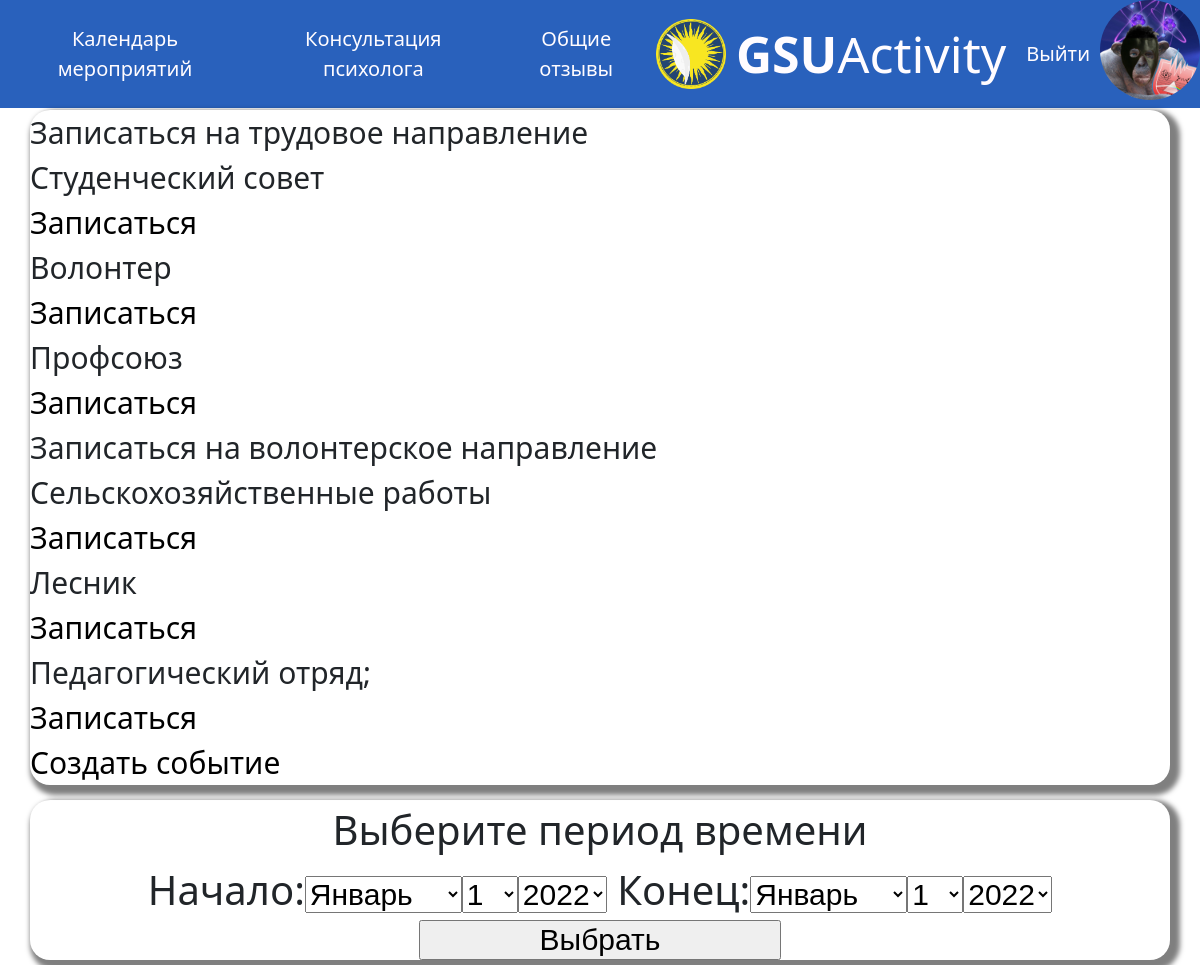
Page /trud/ (signed in) on the committed database.
### news/models.py (models this page shows)
class AdvUser(AbstractUser):
    fac = (
        ('bio','Биологический факультет'),
        ('geo','Геолого-географический факультет'),
        ('ist','Факультет истории и межкультурных коммуникаций'),
        ('in','Факультет иностранных языков'),
        ('mat','Факультет математитики и ТП'),
        ('psi','Факультет психологии и педагогики'),
        ('fiz','Факультет физики и ИТ'),
        ('ffk','Факультет физической культуры'),
        ('fil','Филологический факультет'),
        ('eko','Экономический факультет'),
        ('yr','Юридичесий факультет'),
        )
    is_activated = models.BooleanField(default=True, db_index=True,verbose_name='Прошел активацию')
    avatar = models.ImageField(null=True, blank=True, upload_to="image/profile/",verbose_name='Аватарка')
    phone_num = models.CharField(unique = True, null = True, blank = False, max_length=13,verbose_name='Номер телефона')
    faculty = models.CharField(null = True, blank =False,choices=fac,max_length=50,verbose_name='Факультет')
    group = models.CharField(null = True, blank = False,max_length=10,verbose_name='Группа')
    class Meta(AbstractUser.Meta):
        pass

class Trud(models.Model):
    name = models.CharField(max_length=30,verbose_name='Название')
    otobr = models.BooleanField(default=False, db_index=True,verbose_name='Отображение')
    class Meta:
        verbose_name_plural = 'Трудовые направления'
        verbose_name = 'Трудовое направление'

class Volant(models.Model):
    name = models.CharField(max_length=30,verbose_name='Название')
    otobr = models.BooleanField(default=False, db_index=True,verbose_name='Отображение')
    class Meta:
        verbose_name_plural = 'Волонтерские направления'
        verbose_name = 'Волонтерское направление'

### news/views.py (the view)
# urls.py: path('trud/', trud, name='trud'),
def trud(request):
    weekd=datetime.today().isocalendar()[1]
    posts = Post.objects.filter(eventdate__week=weekd)
    truds = Trud.objects.filter(otobr=True)
    volonts = Volant.objects.filter(otobr=True)
    your_zapisi = Post.objects.filter(zapis=request.user.id)
    if request.method == 'POST':
    	form = Index(request.POST)
    	if form.is_valid():
    		nach = form.cleaned_data['Начало']
    		con = form.cleaned_data['Конец']
    		posts = Post.objects.filter(eventdate__range=(nach,con))
    else:
    	form = Index()
    return render(request, 'news/trud.html', {'posts': posts,'your_zapisi':your_zapisi,'truds':truds,'volonts': volonts,'form':form})

### news/forms.py
class Index(forms.Form):
    Начало = forms.DateTimeField(widget=forms.SelectDateWidget)
    Конец = forms.DateTimeField(widget=forms.SelectDateWidget)

### news/templates/news/trud.html (shortened to what this page needs)
{% extends "layout/basic.html" %}
{% block content %}
	<div class="post">
		Записаться на трудовое направление<br>
		{% for trud in truds %}
			{{trud.name}}<br>
			{% if user.is_authenticated %}
				<a href="{% url 'news:trud_naprav' pk=trud.pk %}" class="post_link">Записаться</a><br>
			{% endif %}
		{% endfor %}
		Записаться на волонтерское направление<br>
		{% for volont in volonts %}
			{{volont.name}}<br>
			{% if user.is_authenticated %}
				<a href="{% url 'news:volon_naprav' pk=volont.pk %}" class="post_link">Записаться</a><br>
			{% endif %}
		{% endfor %}
		{% if user.id == 7 or user.id == 1  %}
			<a href="{% url 'news:add' %}"  class="post_link">Создать событие</a><br>
		{% endif %}
	</div>
<div class="calendar">
	Выберите период времени
	<form method="post">
		<div>{{ form }}</div>
		<button type="submit">Выбрать</button>
	</form>
</div>
{% endblock %}

### news/templates/layout/basic.html (shortened to what this page needs)
{% load static %}
<!DOCTYPE html>
<html>
<head>
	<link rel="stylesheet" type="text/css" href="{% static 'news/style.css' %}">
</head>
<body>
	<header>
		<nav class="nav">
			<div class="link dropdown">
				<a>Календарь мероприятий</a>
			</div>
			<a href="{% url 'news:consult' %}"  class="link">Консультация психолога</a>
			<a href="{% url 'news:otz' %}"  class="link">Общие отзывы</a>
  		</nav>
  		<div class="logo ">
  			<img src="\static\news\logo.png" class="logot"><a href="{% url 'news:index' %} " class="logo_link"><strong>GSU</strong>Activity</a>
  		</div>
     	<div class="log">
     		{% if user.is_authenticated %}
     			<a href="{% url 'news:logout' %}" class="link">Выйти</a>
				<a href="{% url 'news:profile' %}">
					{% if user.avatar %}
      					<img class="avatar" src="{{ user.avatar.url }}">
    				{% else %}
      					<img class="avatar" src="\static\news\user.png">
    				{% endif %}
			    </a>
			{% else %}
				<a href="{% url 'news:login' %}" class="link">Войти</a>
				<a href="{% url 'news:register' %}" class="link">Регистрация</a>
			{% endif %}
		</div>
	</header>
	<section>
		{% block content %}
		{% endblock %}
	</section>
</body>
</html>

### rows in the picture
AdvUser: avatar (picture)
Trud: name "Студенческий совет"
Trud: name "Волонтер"
Trud: name "Профсоюз"
Volant: name "Сельскохозяйственные работы"
Volant: name "Лесник"
Volant: name "Педагогический отряд;"
